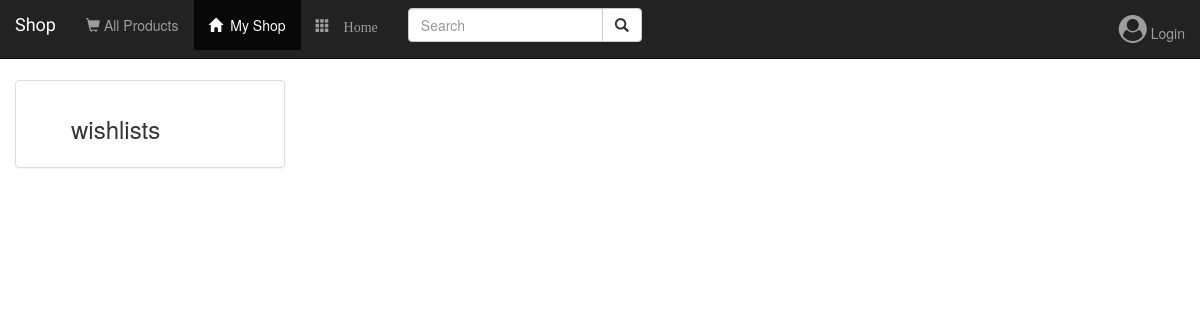
Before: /boutique/user_wishlists/meriem with the older database file.
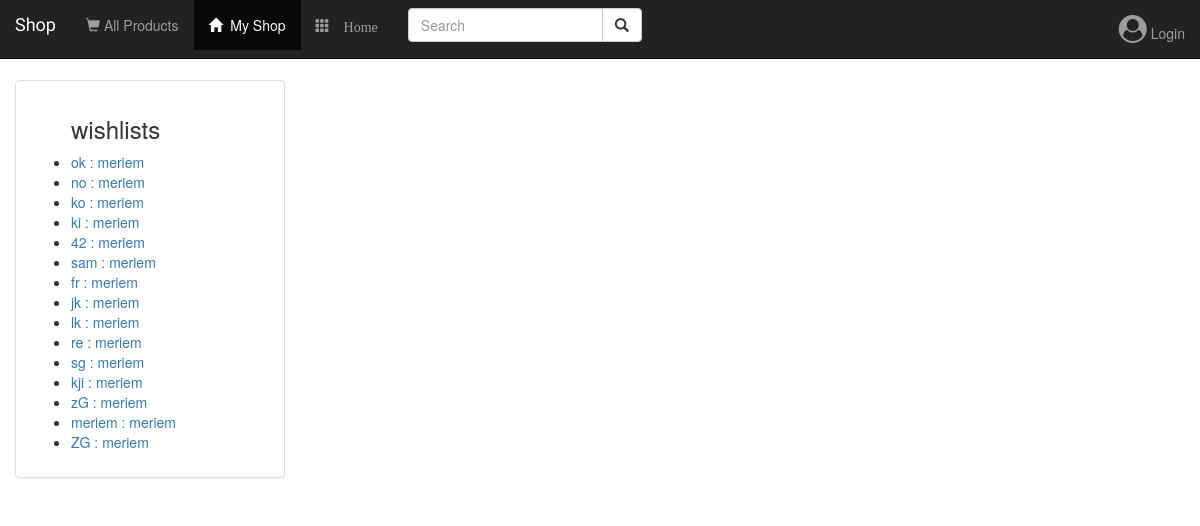
After: the same page with the newer database file.
### boutique/models.py (models this page shows, shortened)
class Wishlist(models.Model):
    user = models.ForeignKey(User)
    product = models.ManyToManyField(Product,blank=True, null=True)
    name = models.CharField(max_length=250, default=None)

### boutique/views.py (the view)
# urls.py: url(r'^user_wishlists/(?P<username>[^/]+)?$', views.user_wishlists, name='user_wishlists'),
def user_wishlists(request, username):
    wishlists_user = Wishlist.objects.filter(user__username=username)
    wishlist = wishlists_user.first
    products = None
    if wishlists_user.first():
        products = Product.objects.filter(wishlist=wishlists_user.first())
    return render(request, 'boutique/wishlists_user.html',{'wishlist': wishlist,'wishlists_user': wishlists_user, 'username': username, 'products': products})

### boutique/templates/boutique/wishlists_user.html (shortened to what this page needs)
{% extends 'boutique/base.html' %}
{% block shops_active %}active{% endblock %}
{% block body %}
<br><br><br><br>
<div class="container-fluid">
    <div class="row">
        <div class="col-sm-12 col-md-3">
            <div class="panel panel-default">
                <div class="panel-body">
                    <ul>
                        <h3>wishlists</h3>
                		{% for wishlist in wishlists_user %}
                        <li><a href="{% url 'boutique:discover_wishlist' wishlist.id %}">{{wishlist.name}} : {{wishlist.user.username}}</a></li>
                        {% endfor %}
                    </ul>
                </div>
            </div>
        </div>
    </div>
</div>
{% endblock %}

Changed rows visible on the page:
added Wishlist: name "ok", user.username "meriem"
added Wishlist: name "no", user.username "meriem"
added Wishlist: name "ko", user.username "meriem"
added Wishlist: name "ki", user.username "meriem"
added Wishlist: name "42", user.username "meriem"
added Wishlist: name "sam", user.username "meriem"
added Wishlist: name "fr", user.username "meriem"
added Wishlist: name "jk", user.username "meriem"
added Wishlist: name "lk", user.username "meriem"
added Wishlist: name "re", user.username "meriem"
added Wishlist: name "sg", user.username "meriem"
added Wishlist: name "kji", user.username "meriem"
added Wishlist: name "zG", user.username "meriem"
added Wishlist: name "meriem", user.username "meriem"
added Wishlist: name "ZG", user.username "meriem"
